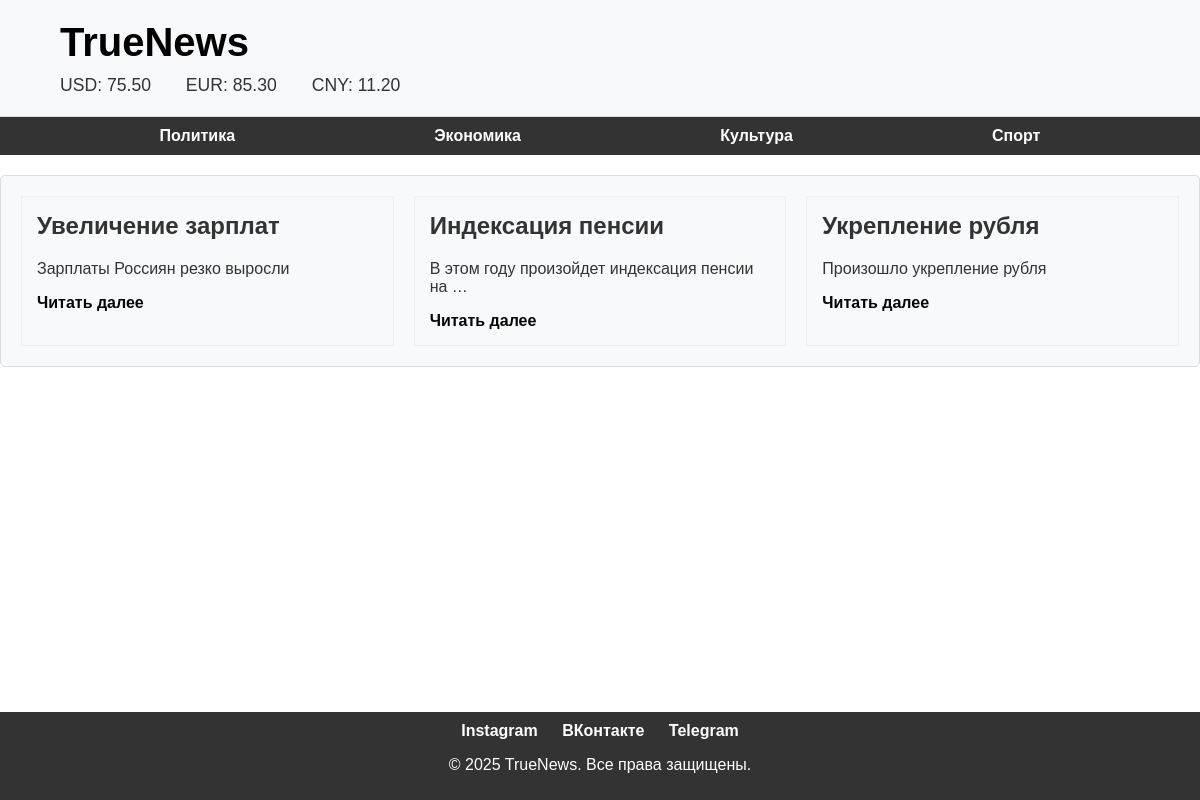
/categories/politika/, run on the app's committed database.
### news/models.py (models this page shows, shortened)
class Category(models.Model):
    name = models.CharField(max_length=100, db_index=True, unique=True)
    slug = models.SlugField(max_length=250, db_index=True)
    def get_absolute_url(self):
        return reverse('categories', kwargs={'categories_slug': self.slug})

class News(models.Model):   # Виджет, для лучшего понимания, заместо 0 и 1(False, True) DRAFT и PUBLISHED
    class Status(models.IntegerChoices):
        DRAFT = 0, 'Черновик-DRAFT'
        PUBLISHED = 1, 'Опубликовано-PUBLISHED'
    title = models.CharField(max_length=250, unique=True)
    content = models.TextField(blank=True)
    time_create = models.DateTimeField(auto_now_add=True)
    time_update = models.DateTimeField(auto_now=True)
    slug = models.SlugField(max_length=200, unique=True, db_index=True)
    is_published = models.BooleanField(choices=Status.choices, default=Status.DRAFT)
    categ = models.ForeignKey("Category", on_delete=models.PROTECT, related_name='categ')
    objects = models.Manager() # Чтобы objects можно было испозьзовать как и раньше
    published = PublishedManager()
    class Meta:
        ordering = ['-time_create'] # Порядок сортировки
        indexes = [
            models.Index(fields=['-time_create']) # Для ускарения поиска по индексу
        ]
    def get_absolute_url(self):
        return reverse('post', kwargs={'post_slug': self.slug})

### news/views.py (the view)
# urls.py: path('categories/<slug:categories_slug>/', views.categories_posts, name='categories'),
def categories_posts(request, categories_slug):
    category = get_object_or_404(Category, slug=categories_slug)
    post = News.published.filter(categ_id=category.pk)
    posts = {
        'post': post,
        'post_category': category
    }
    return render(request, 'news/categories.html', posts)

### news/context_processors.py (called while the page is built)
def categories(request):
    return {'categories': Category.objects.all()}

### news/models.py (called while the page is built)
    def get_queryset(self):
        return super().get_queryset().filter(is_published=News.Status.PUBLISHED)

### news/templates/news/categories.html
{% extends 'base.html' %}
{% block content %}
<div class="posts-grid">
    {% for p in post %}
    <div class="post-card">
        <h2>{{ p.title }}</h2>
        {% autoescape off %}
        <p>{{ p.content|linebreaks|truncatewords:7 }}</p>
        {% endautoescape %}
        <a href="{{ p.get_absolute_url }}">Читать далее</a>
    </div>
    {% endfor %}
</div>
{% endblock %}

### templates/base.html (shortened to what this page needs)
{% load static %}
<!DOCTYPE html>
<html lang="ru">
<head>
    <link rel="stylesheet" href='{% static "news/css/style.css"%}'>
</head>
<body>
    <header>
        <div class="container">
            <a href="{% url 'home' %}" class="logo-link" ><h1>TrueNews</h1></a>
            <div class="currency">
                <span>USD: <span id="usd">...</span></span>
                <span>EUR: <span id="eur">...</span></span>
                <span>CNY: <span id="cny">...</span></span>
            </div>
        </div>
    </header>
    <nav>
        <div class="container">
            <ul>
                {% for cat in categories %}
                <li><a href="{{ cat.get_absolute_url }}">{{ cat.name }}</a></li>
                {% endfor %}
            </ul>
        </div>
    </nav>
{% block content %} {% endblock %}
    <footer>
        <div class="container">
            <div class="social-links">
                <a href="https://instagram.com" target="_blank">Instagram</a>
                <a href="https://vk.com" target="_blank">ВКонтакте</a>
                <a href="https://telegram.org" target="_blank">Telegram</a>
            </div>
            <p>&copy; 2025 TrueNews. Все права защищены.</p>
        </div>
    </footer>
</body>
</html>

### news/static/news/css/style.css (style rules this page uses)
body { display: flex; flex-direction: column; min-height: 100vh; font-family: 'Libre Franklin', sans-serif; margin: 0; padding: 0; background-color: #ffffff; color: #333; }
.container { width: 90%; max-width: 1200px; margin: 0 auto; }
header { background-color: #f8f9fa; padding: 20px 0; border-bottom: 1px solid #ddd; }
header h1 { margin: 0; font-size: 2.5em; font-weight: 700; }
.currency { margin-top: 10px; font-size: 1.1em; }
.currency span { margin-right: 15px; }
nav { background-color: #333; color: #fff; padding: 10px 0; }
nav ul { list-style: none; padding: 0; margin: 0; display: flex; justify-content: space-around; }
nav ul li { display: inline; }
nav ul li a { color: #fff; font-weight: 700; }
.posts-grid { display: grid; grid-template-columns: repeat(auto-fit, minmax(300px, 1fr)); gap: 20px; margin: 20px 0; }
.posts-grid { background-color: #f8f9fa; padding: 20px; border: 1px solid #ddd; border-radius: 5px; }
.posts-grid h2 { margin-top: 0; font-size: 1.5em; }
.posts-grid a { color: #007bff; font-weight: 700; }
footer { background-color: #333; color: #fff; padding: 10px; text-align: center; margin-top: auto; }
.social-links { margin-bottom: 10px; }
.social-links a { color: #fff; margin: 0 10px; font-weight: 700; }
*.posts-grid a { color: #050505; }
a { text-decoration: none; }
.posts-grid { display: grid; grid-template-columns: repeat(3, 1fr); gap: 20px; }
.post-card { padding: 15px; border: 1px solid #eee; }
.logo-link { color: #000; text-decoration: none; }

### data on the page
Category: name "Политика"
Category: name "Экономика"
Category: name "Культура"
Category: name "Спорт"
News: title "Увеличение зарплат", content "Зарплаты Россиян резко выросли"
News: title "Индексация пенсии", content "В этом году произойдет индексация пенсии на …"
News: title "Укрепление рубля", content "Произошло укрепление рубля"
